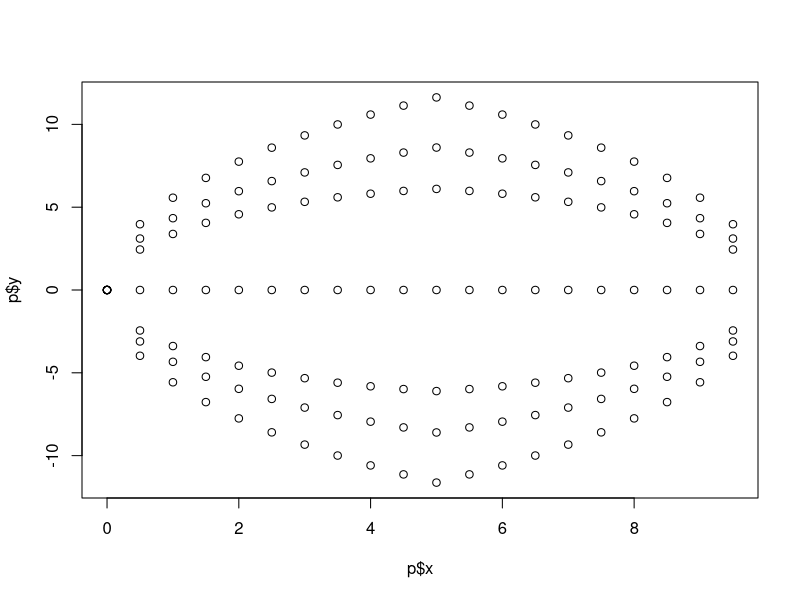
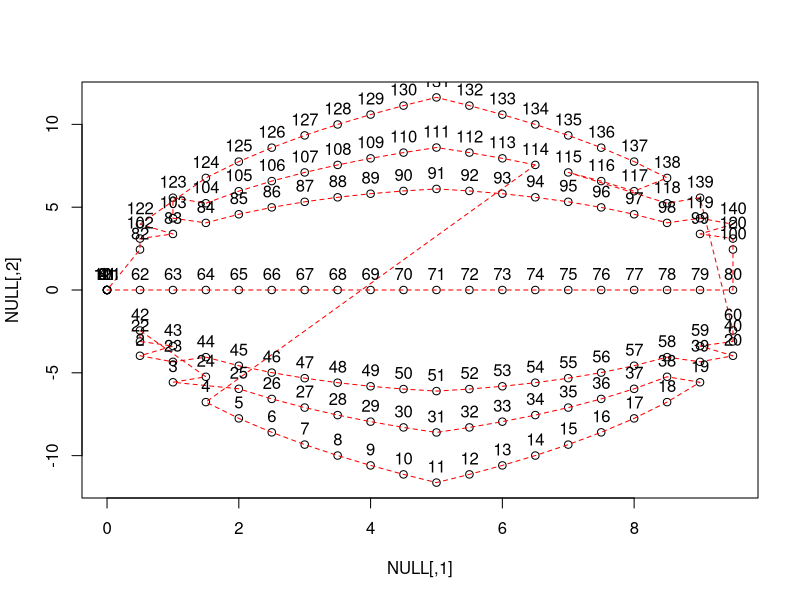
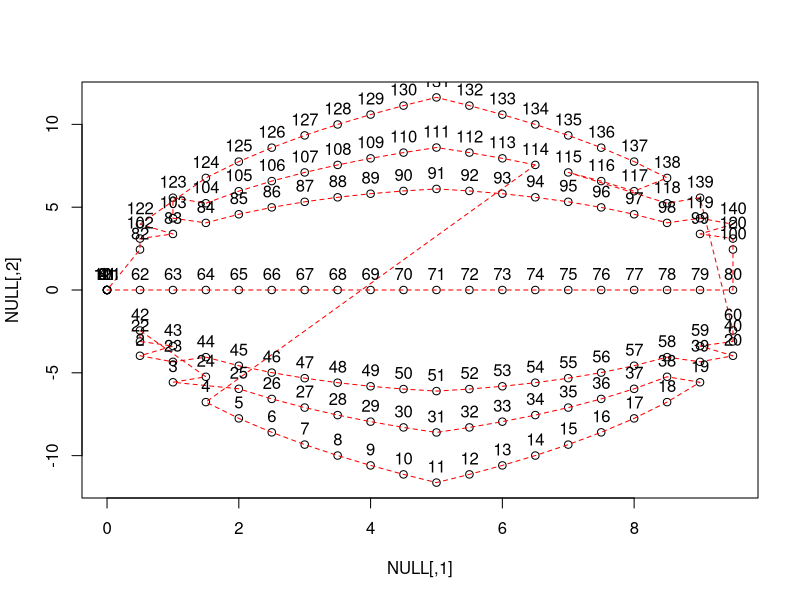

The R script that drew these images, in order:



####################

### Generate Special Graphs for TSP

watermelon.gen = function(n, m, l, random=TRUE, d=3) {
	# n = number of points in a half-ellipse;
	# m = number of half-ellipses;
	r2 = l^2 / 4 # * m
	ellipse.f = function(id, x) {
		a = 2*id - m - 1
		if(a == 0) {
			return (rep(0,n));
		}
		a = a/m
		x.x = abs(x[,id] - l/2)
		return(sign(a)*sqrt(r2 - x.x^2 + d*(l/2 - x.x)*l*a^2))
	}
	if(random) {
		p.x = sapply(1:m, function(id) runif(n, 0, l))
	} else {
		p.x = matrix(rep( (0:(n-1)) * l/n, m), ncol=m)
	}
	p.y = sapply(1:m, ellipse.f, x=p.x)
	return(list("x"=p.x, "y"=p.y))
}

###########################

# install.packages("TSP")

library(TSP)


setwd("/Math")


###########################

###
ell.n = 7
p = watermelon.gen(20, m=ell.n, 10, random=F)
plot(p$x, p$y)

cities = matrix(c(as.vector(p$x), as.vector(p$y)), ncol=2)

etsp <- ETSP(cities)
etsp

### calculate a tour
tour <- solve_TSP(etsp, method = "nn")
tour

tour_length(tour)
plot(etsp, tour, tour_col = "red")


SAVE_PNG = TRUE
if(SAVE_PNG) {
png(file="TSP.Watermelon.png")
	plot(etsp, tour, tour_col = "red")
dev.off()
}

# image(atsp, tour)
